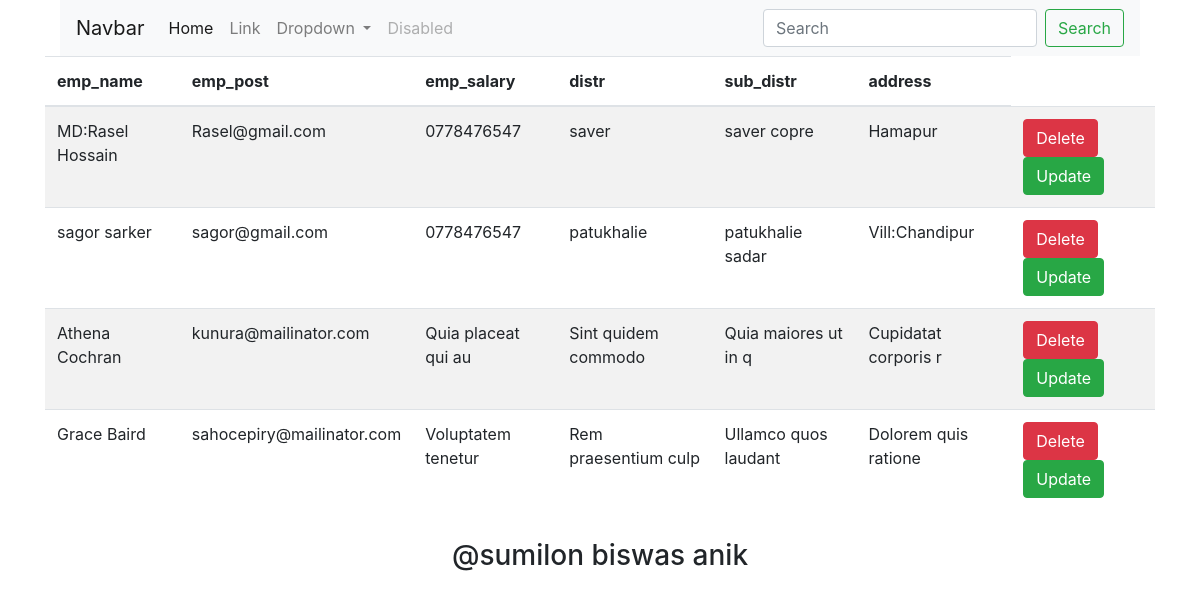
Screenshot of /show_cus/ with the database file from the repository.
### app/models.py (models this page shows, shortened)
class address(models.Model):
    distr = models.CharField(max_length=400)
    sub_distr = models.CharField(max_length=300)
    address = models.TextField(max_length=400)
    class Meta:
        abstract = True

class customer(address):
    cust_name = models.CharField(max_length=50)
    cust_email = models.CharField(max_length=20)
    cust_Phon= models.CharField(max_length=20)

### app/views.py (the view)
# urls.py: path('show_cus/',show_cus,name='show_cus'),
def show_cus(request):
    cust_list = customer.objects.all()
    return render(request, 'customer_show.html', locals())

### template/customer_show.html (shortened to what this page needs)
{% extends 'bas.html' %}
{% load static  %}
{% block content %}
    <table class="table table-striped">
            <thead>
                   <tr>
                       <th>emp_name</th>
                       <th>emp_post</th>
                       <th>emp_salary</th>
                        <th>distr</th>
                        <th>sub_distr</th>
                        <th>address</th>
                   </tr>
            </thead>
            <tbody>
              {% for cus in cust_list %}
                     <tr>
                         <td>{{cus.cust_name}}</td>
                         <td>{{cus.cust_email}}</td>
                         <td>{{cus.cust_Phon}}</td>
                          <td>{{cus.distr}}</td>
                          <td>{{cus.sub_distr}}</td>
                           <td>{{cus.address}}</td>
                         <td>
                               <a href="/delete_cust/{{cus.id}}" class="btn btn-danger">Delete</a>
                               <a class="btn btn-success">Update</a>
                         </td>
                     </tr>
              {% endfor %}
            </tbody>
    </table>
{% endblock content %}

### template/bas.html (shortened to what this page needs)
<!DOCTYPE html>
<html lang="en">
<head>
    <link rel="stylesheet" href="https://cdn.jsdelivr.net/npm/bootstrap@4.6.2/dist/css/bootstrap.min.css">
</head>
<body>
<div class="container">
    <div class="container">
        <div class="row">
            <div class="col">
                <nav class="navbar navbar-expand-lg navbar-light bg-light">
                    <a class="navbar-brand" href="#">Navbar</a>
                    <div class="collapse navbar-collapse" id="navbarSupportedContent">
                        <ul class="navbar-nav mr-auto">
                            <li class="nav-item active">
                                <a class="nav-link" href="#">Home <span class="sr-only">(current)</span></a>
                            </li>
                            <li class="nav-item">
                                <a class="nav-link" href="#">Link</a>
                            </li>
                            <li class="nav-item dropdown">
                                <a class="nav-link dropdown-toggle" href="#" role="button" data-toggle="dropdown"
                                   aria-expanded="false">
                                    Dropdown
                                </a>
                            </li>
                            <li class="nav-item">
                                <a class="nav-link disabled">Disabled</a>
                            </li>
                        </ul>
                        <form class="form-inline my-2 my-lg-0">
                            <input class="form-control mr-sm-2" type="search" placeholder="Search" aria-label="Search">
                            <button class="btn btn-outline-success my-2 my-sm-0" type="submit">Search</button>
                        </form>
                    </div>
                </nav>
            </div>
        </div>
    </div>
    {% block content %}
   {% endblock content %}
    <div class="container">
            <div class="row">
                   <div class="col">
                       <h3 class="alert aler-success text-center">@sumilon biswas anik </h3>
                      </div>
            </div>
    </div>
</div>
</body>
</html>

### rows the page displays
customer: cust_name "MD:Rasel Hossain", cust_email "Rasel@gmail.com", cust_Phon "0778476547", distr "saver", sub_distr "saver copre", address "Hamapur"
customer: cust_name "sagor sarker", cust_email "sagor@gmail.com", cust_Phon "0778476547", distr "patukhalie", sub_distr "patukhalie sadar", address "Vill:Chandipur"
customer: cust_name "Athena Cochran", cust_email "kunura@mailinator.com", cust_Phon "Quia placeat qui au", distr "Sint quidem commodo", sub_distr "Quia maiores ut in q", address "Cupidatat corporis r"
customer: cust_name "Grace Baird", cust_email "sahocepiry@mailinator.com", cust_Phon "Voluptatem tenetur", distr "Rem praesentium culp", sub_distr "Ullamco quos laudant", address "Dolorem quis ratione"
